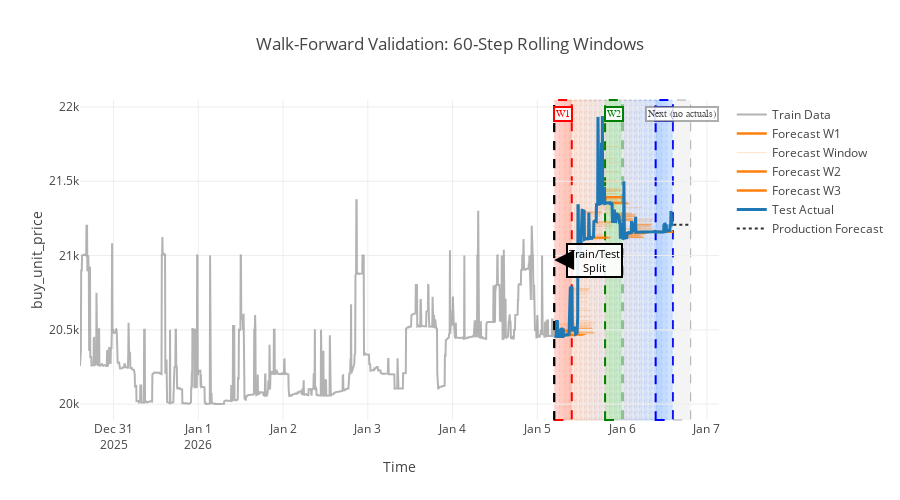

The notebook cell this image was saved under:
### Markdown cell above
## Step 4: Visualize Walk-Forward Rolling Window

This shows how the model is evaluated using a rolling window approach:
- **Train on past data** (expanding window)
- **Predict N steps ahead** (forecast horizon)
- **Move forward** by stride steps
- **Repeat** until test set is covered

This ensures the model NEVER sees future data during evaluation!

### Code cell
# Helper function to convert TimeSeries to DataFrame
def to_df(ts):
    df = ts.to_dataframe()
    df.index = pd.to_datetime(df.index).tz_localize(None)
    return df

# Visualize the rolling window walk-forward process
print(f"Walk-Forward Backtest Details:")
print(f"  Total data points: {len(series)}")
print(f"  Train set: {len(train_series)} points")
print(f"  Test set: {len(test_series)} points")
print(f"  Forecast horizon: {FORECAST_HORIZON} steps")
print(f"  Stride: {arima_result.stride} step")

# Convert to dataframes first
train_df = to_df(train_series)
test_df = to_df(test_series)
actual_df = test_df

# Build full forecast windows for visualization
viz_model = ARIMAModel(**arima_params)
viz_model.fit(train_series)
combined_series = train_series.append(test_series)

window_forecasts = viz_model.historical_forecasts(
    series=combined_series,
    start=len(train_series),
    forecast_horizon=FORECAST_HORIZON,
    stride=arima_result.stride,
    retrain=True,
    last_points_only=False,
)

if not isinstance(window_forecasts, list):
    window_forecasts = [window_forecasts]

window_dfs = [to_df(wf) for wf in window_forecasts]
num_windows = len(window_dfs)

print(f"  Number of forecast windows: {num_windows}")

if num_windows:
    print("")
    print("Forecast coverage:")
    print(f"  First window: {window_dfs[0].index[0]} -> {window_dfs[0].index[-1]}")
    print(f"  Last window (with actuals): {window_dfs[-1].index[0]} -> {window_dfs[-1].index[-1]}")
    print(f"  Train ends: {train_df.index[-1]}")
    print(f"  Test starts: {test_df.index[0]}")

# Determine time step for the extra window
if len(test_df.index) > 1:
    step = test_df.index[1] - test_df.index[0]
else:
    step = pd.Timedelta(hours=1)

extra_window_start = test_df.index[-1] + step
extra_window_end = extra_window_start + step * (FORECAST_HORIZON - 1)

# Optional: production-style forecast after test data ends
production_forecast_df = None
production_model = ARIMAModel(**arima_params)
production_model.fit(series)
production_forecast_df = to_df(production_model.predict(FORECAST_HORIZON))

# Create visualization
fig = go.Figure()

# Show EVERY Nth window to demonstrate the rolling pattern
if num_windows:
    step_size = max(1, num_windows // 20)

    # Add subtle gradient showing all windows
    for idx in range(0, num_windows, step_size):
        wf_df = window_dfs[idx]
        window_start = wf_df.index[0]
        window_end = wf_df.index[-1]

        # Gradient from red (start) to blue (end)
        progress = idx / max(1, num_windows - 1)
        red = int(255 * (1 - progress))
        blue = int(255 * progress)
        color = f"rgba({red}, 100, {blue}, 0.05)"
        border_color = f"rgba({red}, 100, {blue}, 0.25)"

        # Add very subtle shaded region
        fig.add_vrect(
            x0=window_start,
            x1=window_end,
            fillcolor=color,
            layer="below",
            line_width=0.5,
            line_dash="dot",
            line_color=border_color,
        )

    # Highlight 3 specific windows for reference
    highlight_indices = [0, num_windows // 2, max(0, num_windows - 1)]
    highlight_colors = ["rgba(255, 0, 0, 0.15)", "rgba(0, 255, 0, 0.15)", "rgba(0, 100, 255, 0.15)"]
    border_colors = ["red", "green", "blue"]
    labels = ["W1", "W2", "W3"]

    for idx, color, border_color, label in zip(highlight_indices, highlight_colors, border_colors, labels):
        if idx < len(window_dfs):
            wf_df = window_dfs[idx]
            window_start = wf_df.index[0]
            window_end = wf_df.index[-1]

            # Highlighted window
            fig.add_vrect(
                x0=window_start,
                x1=window_end,
                fillcolor=color,
                layer="below",
                line_width=2,
                line_dash="dash",
                line_color=border_color,
            )

            # Label
            mid_idx = len(wf_df) // 2
            fig.add_annotation(
                x=wf_df.index[mid_idx], y=0.98, yref="paper",
                text=label,
                showarrow=False,
                font=dict(size=10, color=border_color, family="Arial Black"),
                bgcolor="rgba(255,255,255,0.9)",
                bordercolor=border_color,
                borderwidth=2,
            )

# Add one extra window after test data ends
fig.add_vrect(
    x0=extra_window_start,
    x1=extra_window_end,
    fillcolor="rgba(120, 120, 120, 0.08)",
    layer="below",
    line_width=1,
    line_dash="dash",
    line_color="rgba(120, 120, 120, 0.6)",
)

extra_mid = extra_window_start + (extra_window_end - extra_window_start) / 2
fig.add_annotation(
    x=extra_mid, y=0.98, yref="paper",
    text="Next (no actuals)",
    showarrow=False,
    font=dict(size=10, color="rgba(80, 80, 80, 1)", family="Arial Black"),
    bgcolor="rgba(255,255,255,0.9)",
    bordercolor="rgba(120, 120, 120, 0.6)",
    borderwidth=2,
)

# Add train/test split line
fig.add_vline(
    x=train_df.index[-1],
    line_dash="dash",
    line_color="black",
    line_width=2,
)

fig.add_annotation(
    x=train_df.index[-1], y=0.5, yref="paper",
    text="Train/Test<br>Split", showarrow=True, arrowhead=2,
    ax=40, ay=0,
    font=dict(size=11, color="black"),
    bgcolor="rgba(255,255,255,0.9)",
    bordercolor="black",
    borderwidth=2,
)

# Add the actual data lines ON TOP
# Train data (gray)
fig.add_trace(go.Scatter(
    x=train_df.index,
    y=train_df.iloc[:, 0],
    mode="lines",
    name="Train Data",
    line=dict(color="gray", width=2),
    opacity=0.6,
))

# Forecast windows (orange)
forecast_legend_shown = False
highlight_map = {
    0: "W1",
    num_windows // 2: "W2",
    max(0, num_windows - 1): "W3",
} if num_windows else {}

for idx, wf_df in enumerate(window_dfs):
    if idx in highlight_map:
        fig.add_trace(go.Scatter(
            x=wf_df.index,
            y=wf_df.iloc[:, 0],
            mode="lines",
            name=f"Forecast {highlight_map[idx]}",
            line=dict(color="#ff7f0e", width=2.5),
        ))
    else:
        showlegend = not forecast_legend_shown
        if showlegend:
            forecast_legend_shown = True
        fig.add_trace(go.Scatter(
            x=wf_df.index,
            y=wf_df.iloc[:, 0],
            mode="lines",
            name="Forecast Window",
            showlegend=showlegend,
            line=dict(color="rgba(255, 127, 14, 0.2)", width=1),
        ))

# Test data actual (blue, thick)
fig.add_trace(go.Scatter(
    x=actual_df.index,
    y=actual_df.iloc[:, 0],
    mode="lines",
    name="Test Actual",
    line=dict(color="#1f77b4", width=3),
))

# Production forecast (after data ends)
if production_forecast_df is not None:
    fig.add_trace(go.Scatter(
        x=production_forecast_df.index,
        y=production_forecast_df.iloc[:, 0],
        mode="lines",
        name="Production Forecast",
        line=dict(color="#2f2f2f", width=2, dash="dot"),
    ))

fig.update_layout(
    title=f"Walk-Forward Validation: {FORECAST_HORIZON}-Step Rolling Windows",
    xaxis_title="Time",
    yaxis_title=f"{VALUE_COLUMN}",
    hovermode="x unified",
    height=500,
    showlegend=True,
)

fig.show()

print("")
print("📊 Interpretation:")
print("  • GRAY: Training data (model never trained on test data)")
print("  • BLUE: Actual test prices (ground truth)")
print("  • ORANGE: Forecast windows (each forecast only shown within its test window)")
print(f"  • Shaded boxes: Rolling {FORECAST_HORIZON}-step windows starting at the split")
print("  • Dashed box: One extra window after test data ends")
